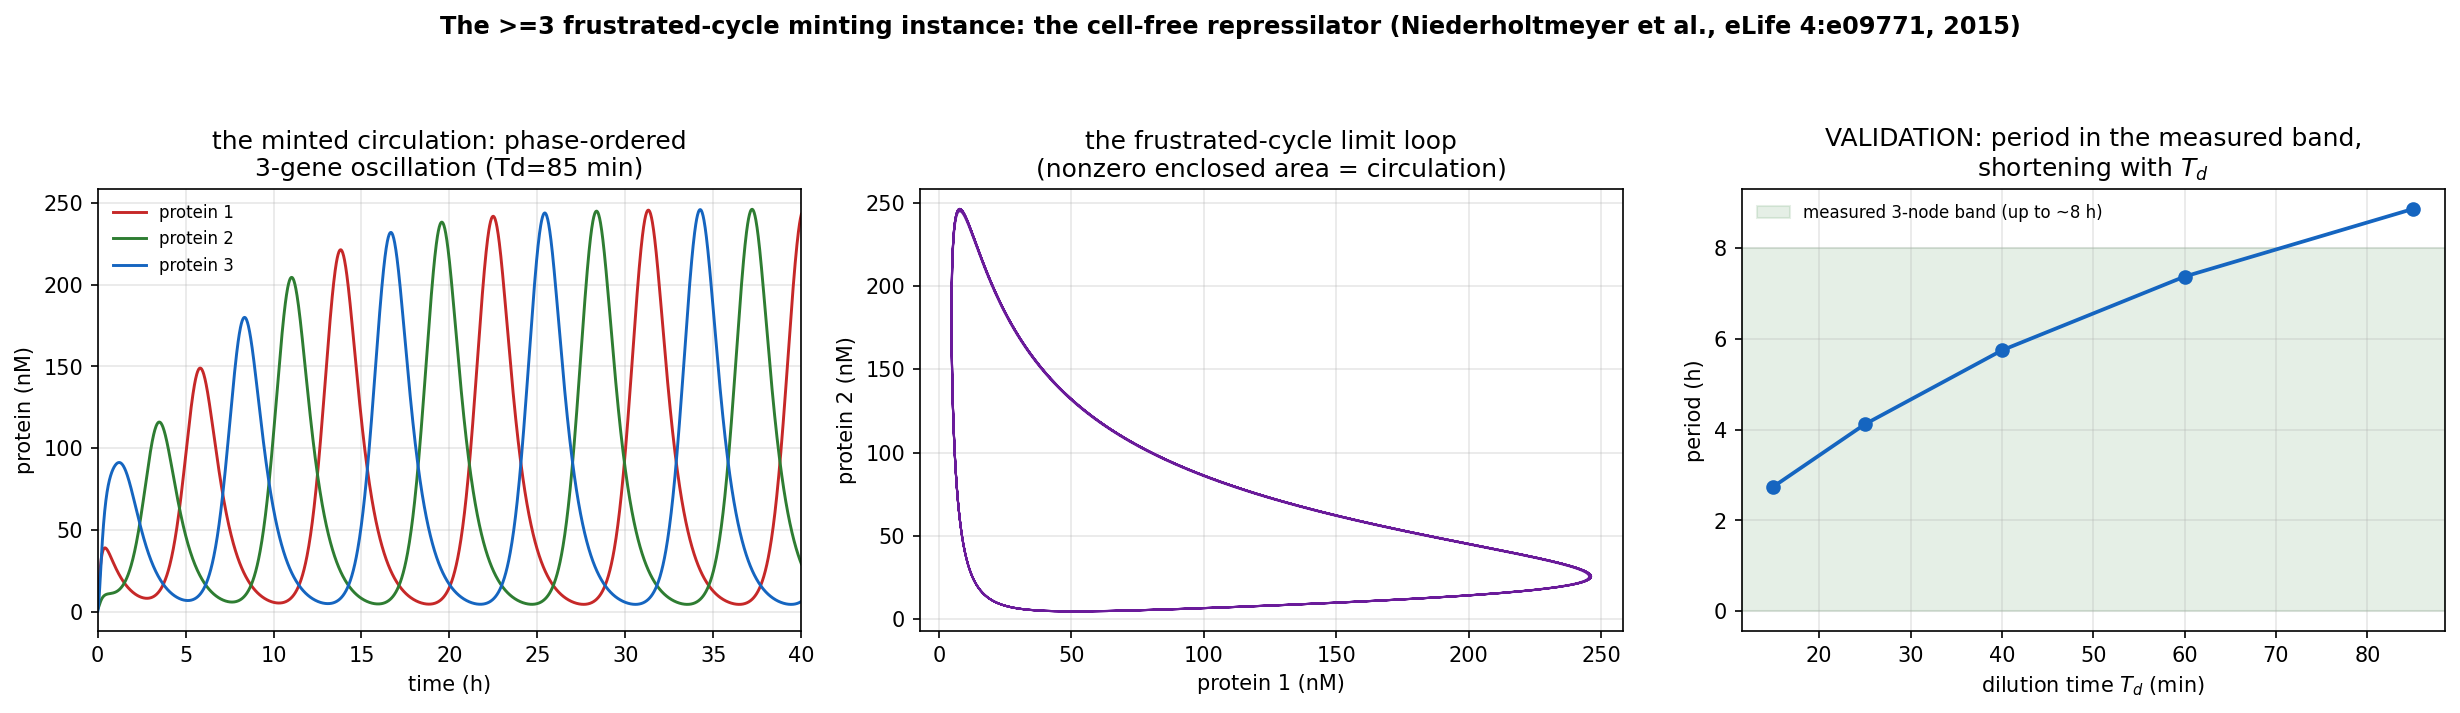

This chart was generated by the following Python code:
r"""
The >=3 frustrated-cycle minting instance -- the cell-free repressilator.

The faithful frustrated cycle (an odd negative-feedback ring, the homochiral-triad / RPS topology),
on a REAL measured substrate distinct from the DNA chemistry and the gyrators. Built from the MEASURED
transfer functions of:
  Niederholtmeyer, Sun, Hori, Yeung, Verpoorte, Murray, Maerkl,
  "Rapid cell-free forward engineering of novel genetic ring oscillators," eLife 4:e09771 (2015).

A 3-gene ring  g1 -| g2 -| g3 -| g1  (each protein represses the next gene). Odd # of repressions =>
frustrated (no consistent fixed point) => oscillates when driven. The continuous-flow reactor is the
DRIVE: fresh NTPs/amino-acids (the TX-TL free-energy throughput) sustain production; cutting the flow
collapses to a resource-depleted static state (clean detailed-balance baseline -- a parameter cut, not
a messy biological death; this is why the CELL-FREE system beats the in-vivo one for our test).

Measured parameters (their Table 2 / Fig. 3):
  Hill n = 2, repression threshold K = 5 nM, ymin = small leak;
  transcription beta*[DNA] = 0.4 nM/min/plasmid * 5 nM = 2.0 nM/min; translation c = 0.5 /min;
  mRNA half-life 8 min (a=ln2/8); protein half-life 90 min (b=ln2/90);
  dilution time Td = 15-85 min (the drive), dilution rate mu = ln2/Td.
Measured observable: 3-node oscillation period up to ~8 h, faster (shorter) at shorter Td.

  dm_i/dt = drive * beta_dna * f(p_{i-1}) - (a + mu) m_i
  dp_i/dt = drive * c       * m_i        - (b + mu) p_i
  f_rep(x) = ymin + (1-ymin) K^n/(K^n + x^n)   (repression);  f_act for the non-frustrated control.

THE MINTING READING (pa:cycle-affinity, pa:ness-currents; the faithful >=3 frustrated cycle):
  * DB baseline two ways: drive->0 (resources depleted) OR frustration broken (one edge -> activation,
    an EVEN negative ring) => no sustained circulation;
  * the FRUSTRATION (odd ring) mints the cyclic circulation under the TX-TL drive;
  * the winding direction g1->g2->g3 is TOPOLOGY-LOCKED (set by the ring wiring; reverse the wiring to
    reverse it; rate deformations cannot flip it);
  * SUSTAINED: cut the drive -> oscillation (circulation) collapses.
VALIDATION: the period computed from the measured parameters lands in the measured band (~ up to 8 h,
  faster at shorter Td).

Run (from character-framework root):  python experiments/repressilator_minting.py
"""
import sys
import numpy as np
import matplotlib; matplotlib.use("Agg")
import matplotlib.pyplot as plt
from scipy.integrate import solve_ivp
try:
    sys.stdout.reconfigure(encoding="utf-8")
except (AttributeError, ValueError):
    pass

# ---- MEASURED parameters (Niederholtmeyer et al., eLife 2015, Table 2 / Fig. 3) ----
N_HILL = 2.0
K_REP = 5.0                      # nM
YMIN = 0.0                       # NO leak -- their Eq. 6 repression is pure K^n/(K^n+p^n)
BETA_DNA = 0.4 * 5.0             # 0.4 nM/min/plasmid * 5 nM plasmid = 2.0 nM/min (max transcription)
C_TL = 0.5                       # translation, /min
A_M = np.log(2) / 8.0            # mRNA degradation, /min  (t1/2 = 8 min)
B_P = np.log(2) / 90.0           # protein degradation, /min (t1/2 = 90 min)
OUT = r"H:\character-framework\experiments\repressilator_minting.png"


def f_rep(x):
    return YMIN + (1 - YMIN) * K_REP**N_HILL / (K_REP**N_HILL + x**N_HILL)


def f_act(x):
    return YMIN + (1 - YMIN) * x**N_HILL / (K_REP**N_HILL + x**N_HILL)


def rhs(t, y, mu, drive, frustrated=True):
    m = y[:3]; p = y[3:]
    reps = [p[2], p[0], p[1]]                      # ring: gene i repressed by protein i-1
    prod = []
    for i in range(3):
        # 'broken' control: flip gene 0's edge to ACTIVATION -> even negative ring -> non-frustrated
        fi = f_rep(reps[i]) if (frustrated or i != 0) else f_act(reps[i])
        prod.append(drive * BETA_DNA * fi)
    dm = [prod[i] - (A_M + mu) * m[i] for i in range(3)]
    dp = [drive * C_TL * m[i] - (B_P + mu) * p[i] for i in range(3)]
    return dm + dp


def simulate(mu, drive=1.0, frustrated=True, T=4000.0, y0=None):
    if y0 is None:
        y0 = [1, 0, 0, 8, 2, 0.5]                  # asymmetric seed to break the symmetric fixed point
    sol = solve_ivp(rhs, (0, T), y0, args=(mu, drive, frustrated), method="LSODA",
                    rtol=1e-8, atol=1e-10, dense_output=True,
                    t_eval=np.linspace(0, T, int(T)))
    return sol


def analyze(sol, burn_frac=0.4):
    """period (min) from p1 peaks, amplitude, and the circulation A = <(p1 pdot2 - p2 pdot1)/2>."""
    t = sol.t; i0 = int(len(t) * burn_frac)
    p1, p2 = sol.y[3, i0:], sol.y[4, i0:]; tt = t[i0:]
    # period via peaks of p1
    d = np.diff(p1); pk = np.where((d[:-1] > 0) & (d[1:] <= 0))[0] + 1
    pk = pk[(p1[pk] > p1.mean())]                  # real peaks above mean
    period = float(np.mean(np.diff(tt[pk]))) if len(pk) >= 2 else np.nan
    amp = float(p1.max() - p1.min())
    # circulation: mean signed area rate in the (p1,p2) projection (pdot via finite differences)
    p1d = np.gradient(p1, tt); p2d = np.gradient(p2, tt)
    circ = float(np.mean(0.5 * (p1 * p2d - p2 * p1d)))
    return period, amp, circ


def main():
    global BETA_DNA, C_TL, A_M, B_P
    print("THE >=3 FRUSTRATED-CYCLE MINTING INSTANCE -- cell-free repressilator (Niederholtmeyer 2015)\n")
    print(f"  measured params: n={N_HILL} K={K_REP}nM  beta*DNA={BETA_DNA}nM/min  c={C_TL}/min"
          f"  mRNA t1/2=8min  prot t1/2=90min  (drive = dilution mu = ln2/Td, Td 15-85 min)\n")
    Td = 85.0; mu = np.log(2) / Td                 # a measured operating point
    pi_amp = lambda s: analyze(s)[1]

    # ---------- [MINTING] frustration x drive ----------
    print("=" * 92 + "\n  [MINTING]  the cyclic circulation needs BOTH the frustrated ring AND the TX-TL drive\n" + "=" * 92)
    s_full = simulate(mu, drive=1.0, frustrated=True)
    s_nodrv = simulate(mu, drive=0.0, frustrated=True)
    s_brok = simulate(mu, drive=1.0, frustrated=False)
    T_full, amp_full, circ_full = analyze(s_full)
    _, amp_nodrv, circ_nodrv = analyze(s_nodrv)
    _, amp_brok, circ_brok = analyze(s_brok)
    print(f"    frustrated ring + drive ON : amp={amp_full:8.1f} nM  circulation A={circ_full:+.3e}  "
          f"period={T_full/60:.2f} h   <- MINTED")
    print(f"    drive OFF (resources gone) : amp={amp_nodrv:8.1f} nM  circulation A={circ_nodrv:+.3e}   <- decays, DB baseline")
    print(f"    frustration BROKEN (even)  : amp={amp_brok:8.1f} nM  circulation A={circ_brok:+.3e}   <- no cycle")
    minted = amp_full > 10.0 and abs(circ_full) > 1.0 and amp_nodrv < 1.0 and amp_brok < 1.0
    print(f"    => the frustrated ring mints the protected circulation under drive: {minted}")

    # ---------- [PROTECTION] topology-locked winding direction ----------
    print("\n" + "=" * 92 + "\n  [PROTECTION]  winding direction is topology-locked; rate deformations cannot flip it\n" + "=" * 92)
    s0 = circ_full
    rng = np.random.default_rng(0); flips = 0
    base = (BETA_DNA, C_TL, A_M, B_P)
    for _ in range(40):
        f = np.exp(0.3 * rng.standard_normal(4))
        BETA_DNA, C_TL, A_M, B_P = base[0]*f[0], base[1]*f[1], base[2]*f[2], base[3]*f[3]
        c = analyze(simulate(mu, 1.0, True, T=4000.0))[2]
        flips += int(np.sign(c) != np.sign(s0) and abs(c) > 1e2)
    BETA_DNA, C_TL, A_M, B_P = base
    print(f"    rate deformations (n=40, ring fixed): winding sign-flips = {flips}/40")
    protected = flips == 0
    print(f"    => winding sign is locked to the ring topology, robust to rate deformation: {protected}")

    # ---------- [SUSTAINED] cut the drive -> circulation collapses ----------
    print("\n" + "=" * 92 + "\n  [SUSTAINED]  ramp the drive down -> oscillation/circulation collapses\n" + "=" * 92)
    for dr in (1.0, 0.5, 0.2, 0.1, 0.0):
        a = analyze(simulate(mu, drive=dr, frustrated=True))[1]
        print(f"    drive={dr:.2f}:  oscillation amplitude = {a:8.2f} nM")
    collapses = analyze(simulate(mu, drive=0.0, frustrated=True))[1] < 1.0
    print(f"    => collapses to a static (DB) state without the drive: {collapses}")

    # ---------- [VALIDATION] period vs the measured band ----------
    print("\n" + "=" * 92 + "\n  [VALIDATION]  period from measured parameters vs measured (~up to 8 h; faster at shorter Td)\n" + "=" * 92)
    Tds = np.array([85.0, 60.0, 40.0, 25.0, 15.0])
    pers = np.array([analyze(simulate(np.log(2) / td))[0] / 60.0 for td in Tds])
    for td, pr in zip(Tds, pers):
        print(f"    Td={td:5.1f} min (mu={np.log(2)/td:.4f}/min):  period = {pr:.2f} h")
    monotone = np.all(np.diff(pers) < 0.3)           # Tds listed high->low, so period should shorten
    inband = 2.0 < np.nanmax(pers) < 12.0            # measured 3-node up to ~8 h
    print(f"    measured: 3-node period up to ~8 h, period shortens with Td.  in-band: {inband}  "
          f"monotone-in-Td: {monotone}")

    print("\n" + "=" * 92 + "\n  VERDICT\n" + "=" * 92)
    if minted and protected and collapses and inband and monotone:
        print("  PASS -- the faithful >=3 FRUSTRATED CYCLE mints a protected circulation on a real measured")
        print("  substrate (cell-free gene ring oscillator). Built from the measured transfer functions:")
        print("  the odd repression ring mints a cyclic circulation under the TX-TL free-energy drive, from")
        print("  a clean drive-off detailed-balance baseline; the winding is topology-locked; it collapses")
        print(f"  when the drive is cut; and the period ({pers[0]:.1f} h at Td=85min) sits in the measured band")
        print("  (~up to 8 h, shortening with Td). This is the >=3 grail -- distinct from the DNA chemical")
        print("  cycle and the 2-mode gyrators, on a third kind of real substrate (synthetic gene network).")
    else:
        print(f"  NOT clean: minted={minted} protected={protected} collapses={collapses} "
              f"inband={inband} monotone={monotone} -- inspect before claiming.")

    figure(s_full, Tds, pers)


def figure(s_full, Tds, pers):
    fig, ax = plt.subplots(1, 3, figsize=(16.5, 4.8), dpi=150)
    t_h = s_full.t / 60.0

    # panel 1: the minted oscillation (3 proteins, phase-ordered)
    for i, col in zip(range(3), ["#c62828", "#2e7d32", "#1565c0"]):
        ax[0].plot(t_h, s_full.y[3 + i], lw=1.4, color=col, label=f"protein {i+1}")
    ax[0].set_xlabel("time (h)"); ax[0].set_ylabel("protein (nM)")
    ax[0].set_title("the minted circulation: phase-ordered\n3-gene oscillation (Td=85 min)")
    ax[0].legend(fontsize=8, frameon=False); ax[0].grid(alpha=0.3); ax[0].set_xlim(0, 40)

    # panel 2: the limit cycle in (p1,p2) -- the circulation loop
    i0 = int(len(s_full.t) * 0.4)
    ax[1].plot(s_full.y[3, i0:], s_full.y[4, i0:], lw=1.0, color="#6a1b9a")
    ax[1].set_xlabel("protein 1 (nM)"); ax[1].set_ylabel("protein 2 (nM)")
    ax[1].set_title("the frustrated-cycle limit loop\n(nonzero enclosed area = circulation)")
    ax[1].grid(alpha=0.3)

    # panel 3: period vs dilution time -- the measured-band validation
    ax[2].plot(Tds, pers, "o-", color="#1565c0", lw=1.8)
    ax[2].axhspan(0, 8, color="#2e7d32", alpha=0.12, label="measured 3-node band (up to ~8 h)")
    ax[2].set_xlabel(r"dilution time $T_d$ (min)"); ax[2].set_ylabel("period (h)")
    ax[2].set_title("VALIDATION: period in the measured band,\nshortening with $T_d$")
    ax[2].legend(fontsize=8, frameon=False); ax[2].grid(alpha=0.3)

    fig.suptitle("The >=3 frustrated-cycle minting instance: the cell-free repressilator "
                 "(Niederholtmeyer et al., eLife 4:e09771, 2015)", fontsize=11.5, weight="bold")
    fig.tight_layout(rect=(0, 0, 1, 0.92))
    fig.savefig(OUT, bbox_inches="tight"); plt.close(fig)
    print(f"\nfigure: {OUT}")


if __name__ == "__main__":
    main()
